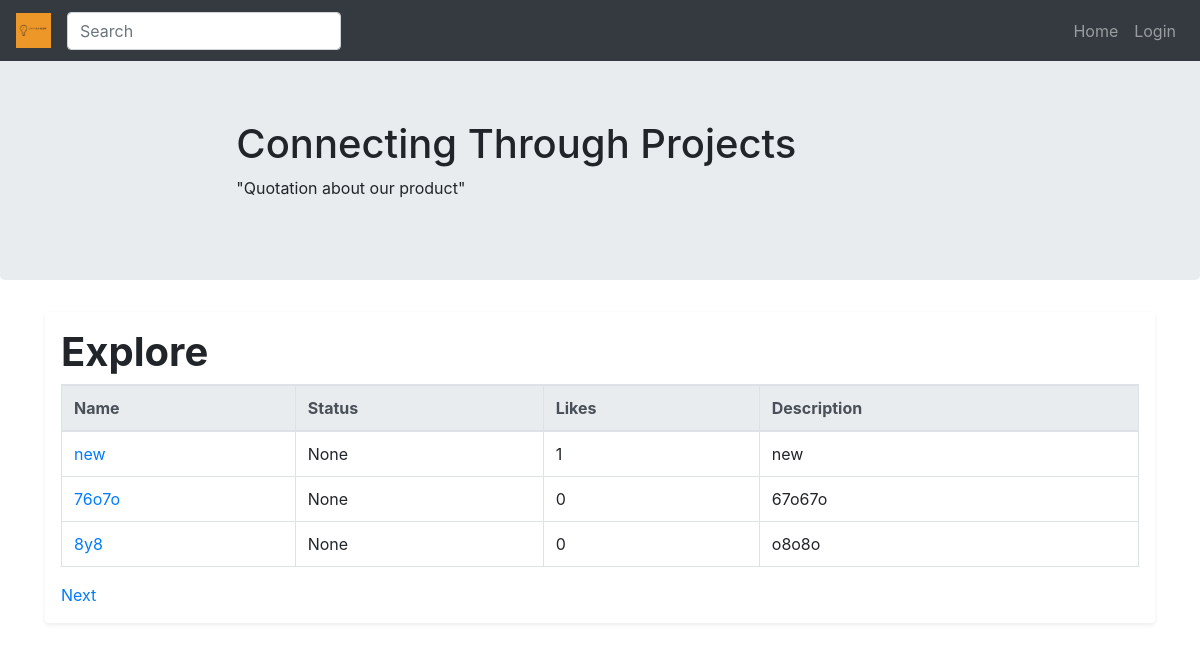
The app's page /index, older data.
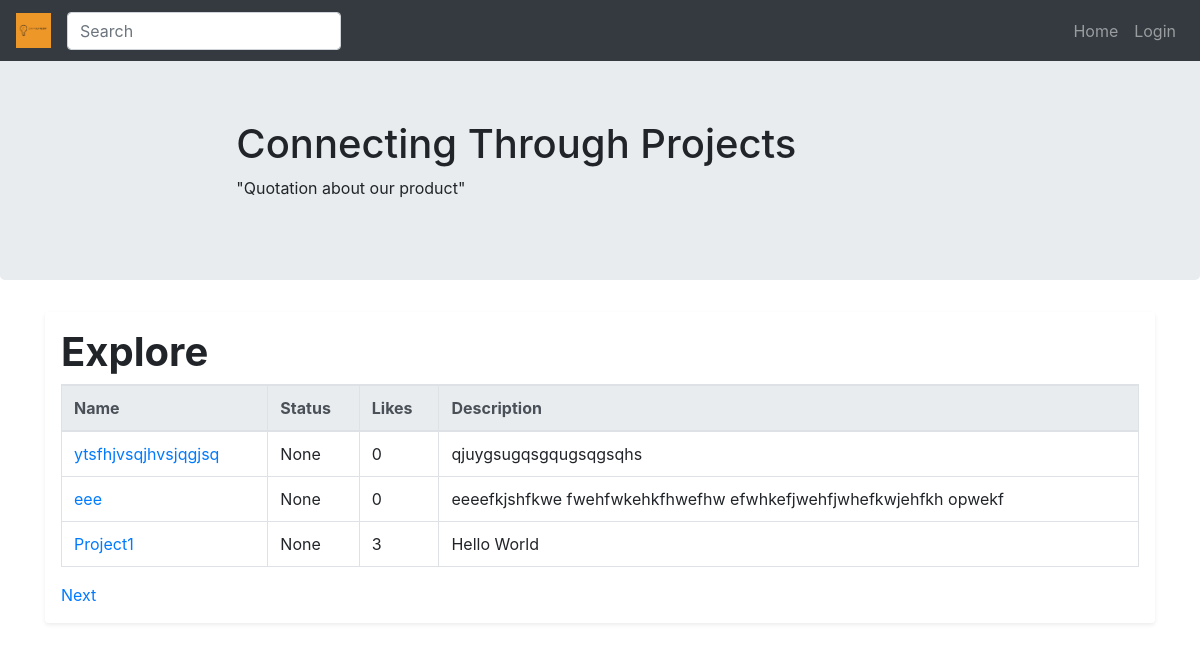
The same page, newer data.
### app/models/project.py (models this page shows, shortened)
class Project(db.Model):
    __tablename__ = 'projects'
    id = db.Column(db.Integer, primary_key=True)
    name = db.Column(db.String(64))
    description = db.Column(db.String(1024))
    status = db.Column(db.String(64))
    creation_date = db.Column(db.DateTime, index=True, default=datetime.utcnow)
    last_update = db.Column(db.DateTime, index=True, default=datetime.utcnow)
    tags = db.relationship('Tag', secondary=project_tags, lazy='dynamic',
                           backref=db.backref('projects', lazy='dynamic'))
    skills = db.relationship('Skill', secondary=project_skills, lazy='dynamic',
                             backref=db.backref('projects', lazy='dynamic'))
    membership_requests = db.relationship('User', secondary=project_requests, lazy='dynamic',
                                          backref=db.backref('membership_requests', lazy='dynamic'))
    def likes(self):
        return self.liked_by.count()

### app/main/routes.py (the view)
@bp.route('/')
@bp.route('/home')
@bp.route('/index')
def explore():
    items_per_page = request.args.get('items_per_page', current_app.config['DEFAULT_ITEMS_PER_PAGE'], type=int)
    page_no = request.args.get('page', 1, type=int)
    projects = Project.query.order_by(Project.last_update.desc()).paginate(page_no, items_per_page, False)
    next_url = url_for('main.explore', page=projects.next_num) if projects.has_next else None
    prev_url = url_for('main.explore', page=projects.prev_num) if projects.has_prev else None
    print(projects.has_next)
    print(next_url)
    return render_template('explore.html', title='Explore', projects=projects.items,
                           next_url=next_url, prev_url=prev_url)

### app/templates/explore.html
{% extends "navbar(demo).html" %}
{% block content %}
    {% include "project_list(demo).html" %}
{% endblock %}

### app/templates/project_list(demo).html (shortened to what this page needs)
<!DOCTYPE html>
<html lang="en"><head><meta http-equiv="Content-Type" content="text/html; charset=UTF-8">
    <link href="./static/Navbar Template for Bootstrap_files/bootstrap.min.css" rel="stylesheet">
    <link href="./static/Navbar Template for Bootstrap_files/navbar.css" rel="stylesheet">
    <link href="./static/Offcanvas template for Bootstrap_files/bootstrap.min.css" rel="stylesheet">
    <link href="./static/Offcanvas template for Bootstrap_files/offcanvas.css" rel="stylesheet">
  </head>
<body>
    <table class="table table-bordered table-hover">
        <thead class="thead-light">
            <tr>
                <th scope="col">Name</th>
                <th scope="col">Status</th>
                <th scope="col">Likes</th>
                <th scope="col">Description</th>
            </tr>
        </thead>
        <tbody>
            {% for project in projects %}
            <tr>
                <td scope="row"><a href="{{ url_for( 'main.project', project_id=project.id) }}">{{project.name}}</a></td>
                <td>{{project.status}}</td>
                <td>{{project.likes()}}</td>
                <td>{{project.description}}</td>
            </tr>
            {% endfor %}
        </tbody>
    </table>
    {% if next_url %}
    <a href="{{ next_url }}">Next</a>
    {% endif %}
</body>
</body></html>

Row changes from the older to the newer data that the page shows:
no longer on this page (row unchanged): Project: name "new", status "None", likes "1", description "new"
no longer on this page (row unchanged): Project: name "76o7o", status "None", likes "0", description "67o67o"
no longer on this page (row unchanged): Project: name "8y8", status "None", likes "0", description "o8o8o"
added Project: name "ytsfhjvsqjhvsjqgjsq", status "None", likes "0", description "qjuygsugqsgqugsqgsqhs"
added Project: name "eee", status "None", likes "0", description "eeeefkjshfkwe fwehfwkehkfhwefhw efwhkefjwehfjwhefkwjehfkh opwekf"
added Project: name "Project1", status "None", likes "3", description "Hello World"
